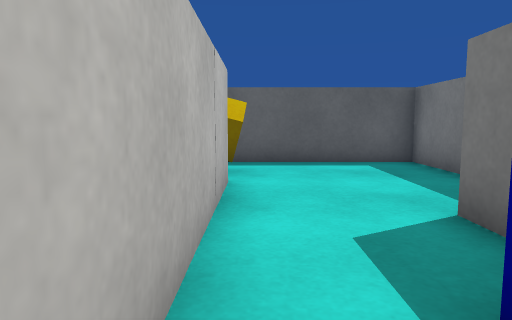
[1] (above)

17 first-person views from a walk through a 3-D level made in the Unity game engine. The camera is 0.54 m above the floor, tilts 6° down and sees 70° across. The floor is counted in squares, 0.5 m on a side. Each view is taken from the middle of a square. On the plan, view 1 faces up. The plan holds only what a view shows up to about 14 squares ahead; the rest is blank. The player character is not drawn. Surface patterns are stand-ins for the level's own textures.

[2]
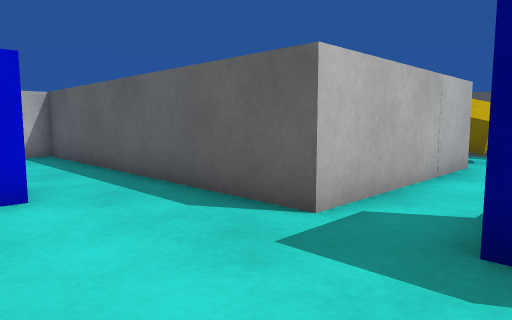

[3]
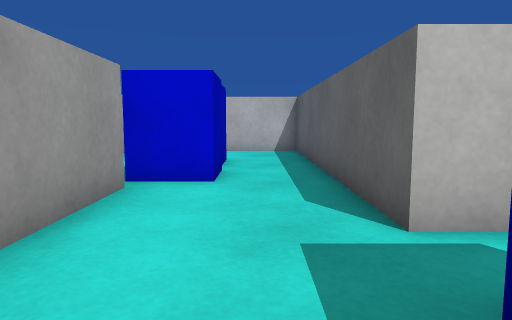

[4]
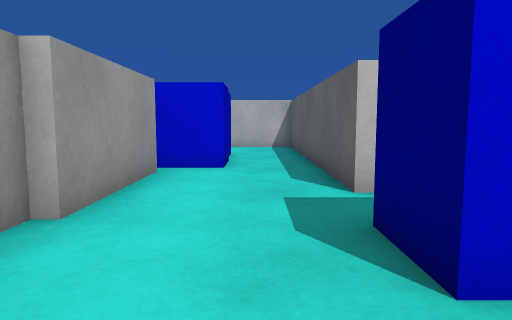

[5]
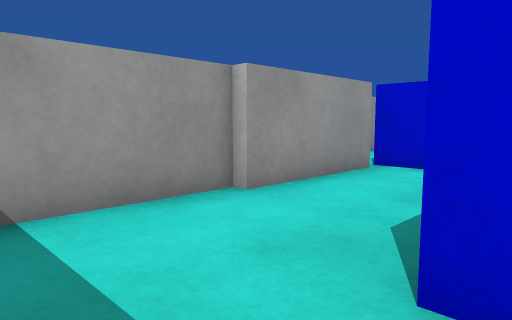

[6]
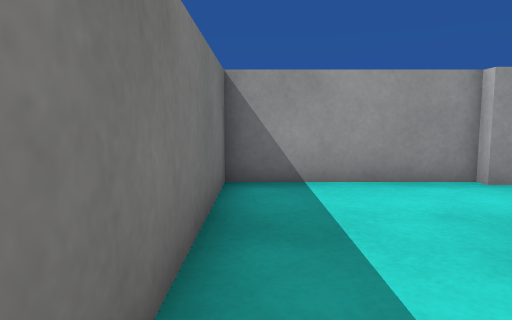

[7]
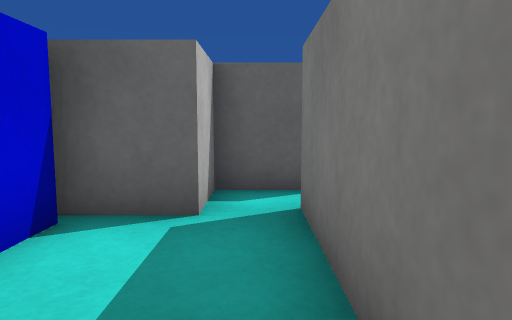

[8]
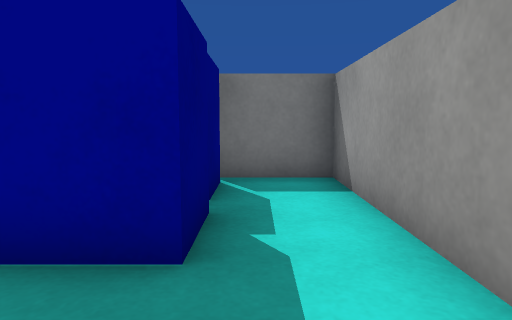

[9]
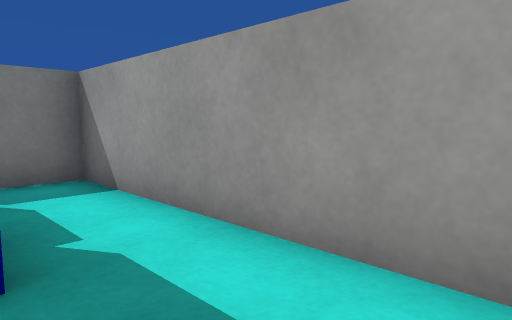

[10]
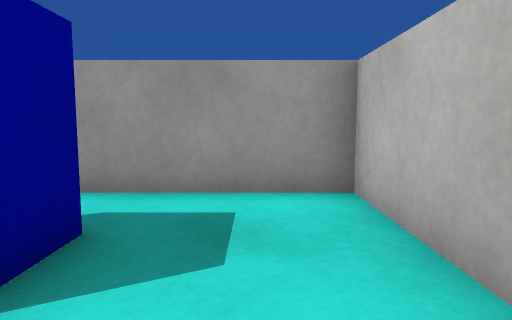

[11]
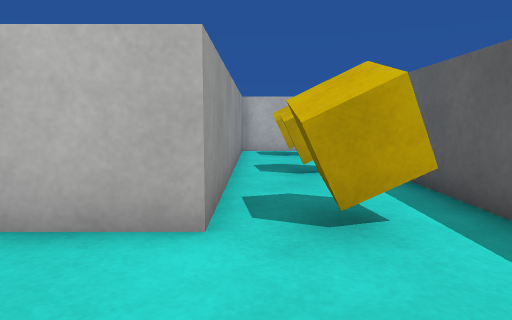

[12]
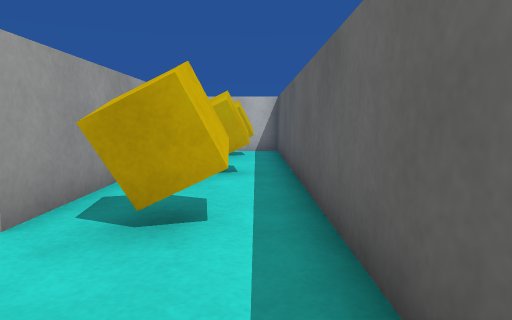

[13]
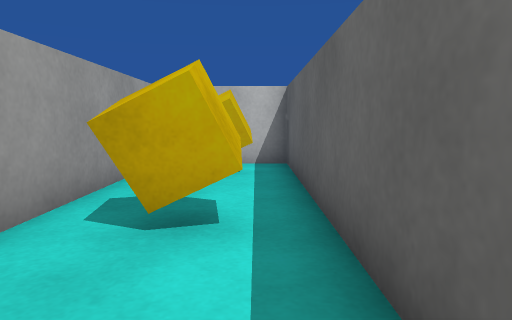

[14]
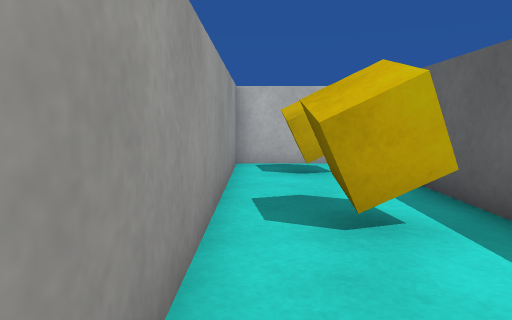

[15]
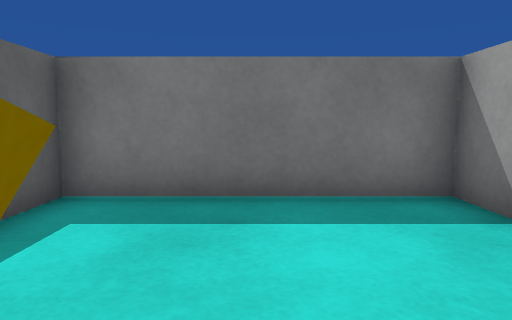

[16]
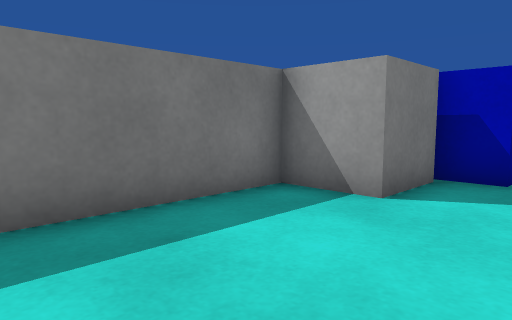

[17]
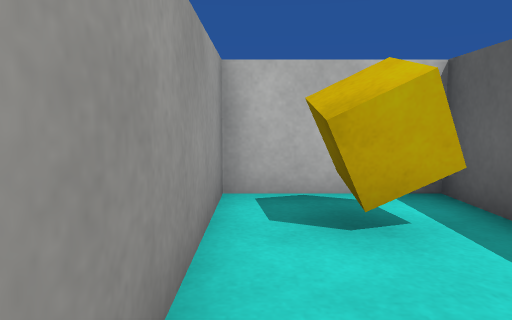

### Floor plan
Key: @ floor where view 1 was taken; # wall or solid block; . floor; C cube; B blue box; L block.
Columns run from 11 left of view 1 to 6 right of it. Each row starts with its distance up from view 1.
 10 ################
  9 #.C...C........#
  8 #.CC..CC..C....#
  7 #..............#
  6 ###########....#
  5           #....#
  4           #..#####
  3           #..###..
  2           #..B##.#
  1 ###########.B B..#
  0 #..........@.BB..#
 -1 #................#
 -2 #...BBBB.........#
 -3 #...BBBBLLLLL....#
 -4 #.......L   ######
 -5 #.......L
 -6 #########

Where each view was taken, in squares from view 1:
view 1: 0 up, 0 right, facing up
view 2: 3 down, 2 right, facing up-left
view 3: 1 down, 3 right, facing left
view 4: 1 down, 5 right, facing left
view 5: 1 up, 5 right, facing down-left
view 6: 3 up, 5 right, facing down
view 7: 2 down, 5 right, facing up
view 8: 4 down, 10 left, facing right
view 9: 3 down, 10 left, facing down-right
view 10: 0 up, 9 left, facing down
view 11: 7 up, 3 right, facing left
view 12: 9 up, 3 right, facing left
view 13: 9 up, 1 left, facing left
view 14: 7 up, 1 left, facing left
view 15: 7 up, 1 left, facing right
view 16: 9 up, 0 right, facing down-right
view 17: 7 up, 5 left, facing left
